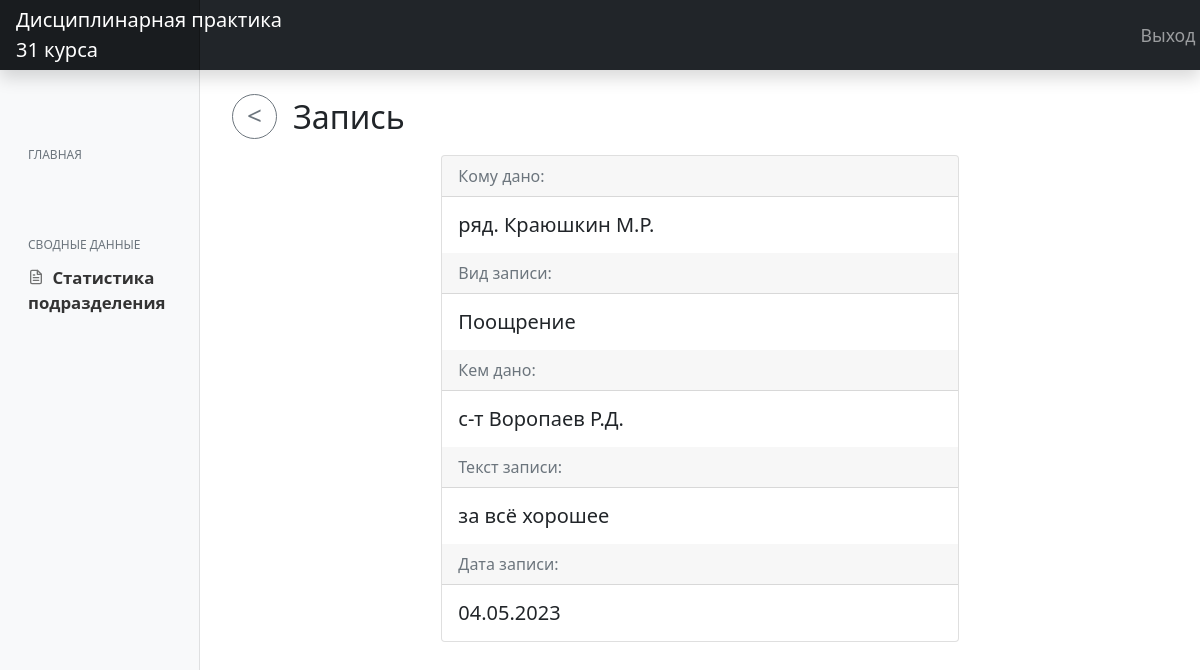
The page /note/pooschrenie-za-vsyo-horoshee-b73eb3a6/ on the database its author committed.
### main/models.py (models this page shows, shortened)
class Note(models.Model):
    TYPENOTE_CHOICES = (
        ('Поощрение', 'Поощрение'),
        ('Взыскание', 'Взыскание'),
        ('Снятие ранее применённого взыскания', 'Снятие ранее применённого взыскания'),
    )
    cadet = models.ForeignKey(settings.AUTH_USER_MODEL, on_delete=models.CASCADE, related_name='notes',
                              verbose_name='Кому')
    type = models.CharField('Вид записи', choices=TYPENOTE_CHOICES, max_length=40)
    who_gave = models.ForeignKey(settings.AUTH_USER_MODEL, on_delete=models.PROTECT, related_name='written_notes',
                                 verbose_name='Кем дано')
    text = models.TextField('Текст записи')
    date = models.DateTimeField('Дата', default=datetime.now())
    check_active = models.BooleanField('Активно', default=True)
    slug = models.SlugField(max_length=255, unique=True, db_index=True, blank=True)
    class Meta:
        verbose_name = 'Запись'
        verbose_name_plural = 'Записи'

class CustomUser(AbstractUser):
    LS = 1
    KO = 2
    KG = 3
    KOF = 4
    ST = 5
    NK = 6
    ROLE_CHOICES = (
        (LS, 'Курсант'),
        (KO, 'Командир отделения'),
        (KG, 'Командир группы'),
        (KOF, 'Курсовой офицер'),
        (ST, 'Старшина курса'),
        (NK, 'Начальник курса')
    )
    RANG_CHOICES = (
        ('ряд.', 'Рядовой'),
        ('мл.с-т', 'Мл.Сержант'),
        ('с-т', 'Сержант'),
        ('ст.с-т', 'Ст.Сержант'),
        ('пр-к', 'Прапорщик'),
        ('ст.пр-к', 'Ст.Прапорщик'),
        ('л-т', 'Лейтенант'),
        ('ст.л-т', 'Ст.Лейтенант'),
        ('к-н', 'Капитан'),
        ('м-р', 'Майор'),
        ('п/п-к', 'Подполковник'),
        ('п-к', 'Полковник')
    )
    role = models.PositiveSmallIntegerField('Должность', choices=ROLE_CHOICES, blank=True, null=True)
    first_name = models.CharField('Имя', max_length=50, blank=True, null=True)
    last_name = models.CharField('Фамилия', max_length=50, blank=True, null=True)
    surname = models.CharField('Отчество', max_length=50, blank=True, null=True)
    rang = models.CharField('Воинское звание', choices=RANG_CHOICES, max_length=50, blank=True, null=True)
    category = TreeForeignKey('Category', on_delete=models.PROTECT, related_name='staff', verbose_name='Подразделение',
                              blank=True, null=True)
    slug = models.SlugField(max_length=255, help_text='Заполняется автоматически!', db_index=True, blank=True)
    def get_FIO(self):
        if self.last_name:
            return str(self.rang) + ' ' + str(self.last_name) + ' ' + str(self.first_name[0].upper()) + '.' + str(
                self.surname[0].upper()) + '.'
        else:
            return "'unknown'"

### main/views.py (the view)
# urls.py: path('note/<slug:slug>/', UserNoteView.as_view(), name='user_note_detail'),
class UserNoteView(DetailView):
    model = Note
    context_object_name = 'note'
    template_name = 'main/note_detail.html'

### main/templates/main/note_detail.html (shortened to what this page needs)
{% extends 'main/layout.html' %}
{% load static %}
{% block content %}
    <h2 class="mt-4 ms-2"><a onclick="history.back();"><button class="btn btn-outline-secondary btn-circle btn-sm mb-2 me-3"><</button></a>Запись</h2>
    <div class="container">
        <div class="row justify-content-center">
            <div class="col-7">
                <div class="card">
                    <div class="card-header text-muted">
                        Кому дано:
                    </div>
                    <div class="card-body">
                        <h5 class="h5 mb-0">{{ note.cadet.get_FIO }}</h5>
                    </div>
                    <div class="card-header text-muted">
                        Вид записи:
                    </div>
                    <div class="card-body">
                        <h5 class="h5 mb-0">{{ note.type }}</h5>
                    </div>
                    <div class="card-header text-muted">
                        Кем дано:
                    </div>
                    <div class="card-body">
                        <h5 class="h5 mb-0">{{ note.who_gave.get_FIO }}</h5>
                    </div>
                    <div class="card-header text-muted">
                        Текст записи:
                    </div>
                    <div class="card-body">
                        <h5 class="h5 mb-0">{{ note.text }}</h5>
                    </div>
                    <div class="card-header text-muted">
                        Дата записи:
                    </div>
                    <div class="card-body">
                        <h5 class="h5 mb-0">{{ note.date|date:"d.m.Y" }}</h5>
                    </div>
                </div>
            </div>
        </div>
    </div>
{% endblock %}

### main/static/main/css/main.css (style rules this page uses)
body { font-size: .875rem; }
.btn-circle.btn-sm { width: 45px; height: 45px; padding-top: 0px; padding-bottom: 3px; border-radius: 60px; font-size: 26px; text-align: center; }

### rows shown on the page
Note: cadet.get_FIO "ряд. Краюшкин М.Р.", type "Поощрение", who_gave.get_FIO "с-т Воропаев Р.Д.", text "за всё хорошее", date "04.05.2023"
